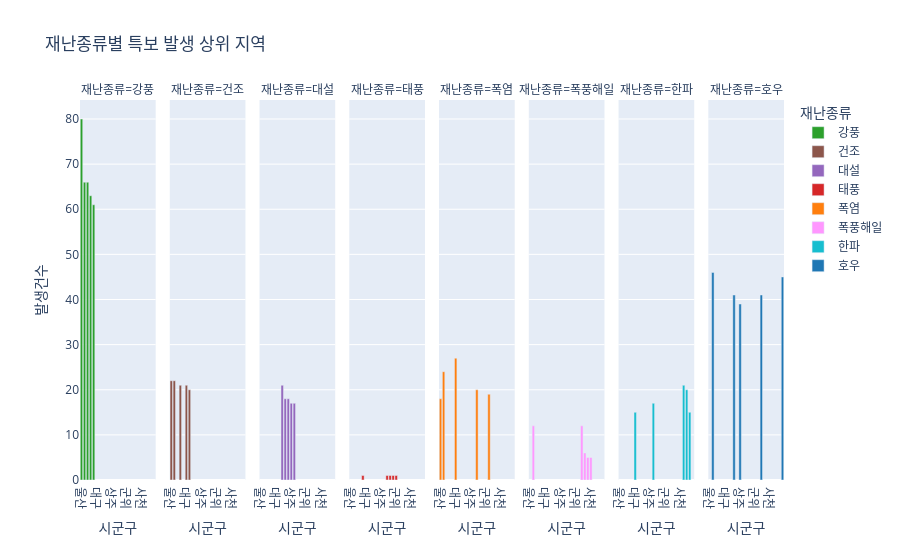

The notebook cell saved with this chart:
### Markdown cell above
#### 재난종류별 특보 발생 상위 지역

### Code cell
import plotly.express as px

top3 = calamity_type.groupby("재난종류").head()

fig = px.bar(
    top3,
    x="시군구",
    y="발생건수",
    color="재난종류",
    facet_col="재난종류",
    title="재난종류별 특보 발생 상위 지역",
    color_discrete_map={
        "호우": "#1f77b4",     # 파랑
        "폭염": "#ff7f0e",     # 주황
        "한파": "#17becf",     # 청록
        "강풍": "#2ca02c",     # 초록
        "태풍": "#d62728",     # 빨강
        "대설": "#9467bd",     # 보라
        "건조": "#8c564b",     # 갈색
        "풍랑해일": "#e377c2"  # 핑크
    }
)

fig.show()

### Figure 1 — Plotly figure (JSON) as saved in the notebook; plotly's stock layout.template omitted (floating-point values rounded to 4 significant figures)
{"data": [{"hovertemplate": "재난종류=강풍<br>시군구=%{x}<br>발생건수=%{y}<extra></extra>", "legendgroup": "강풍", "marker": {"color": "#2ca02c", "pattern": {"shape": ""}}, "name": "강풍", "orientation": "v", "showlegend": true, "textposition": "auto", "type": "bar", "x": ["울산", "부산", "영덕", "포항", "경주"], "xaxis": "x", "y": [80, 66, 66, 63, 61], "yaxis": "y"}, {"hovertemplate": "재난종류=건조<br>시군구=%{x}<br>발생건수=%{y}<extra></extra>", "legendgroup": "건조", "marker": {"color": "#8c564b", "pattern": {"shape": ""}}, "name": "건조", "orientation": "v", "showlegend": true, "textposition": "auto", "type": "bar", "x": ["부산", "울산", "대구", "포항", "창원"], "xaxis": "x2", "y": [22, 22, 21, 21, 20], "yaxis": "y2"}, {"hovertemplate": "재난종류=대설<br>시군구=%{x}<br>발생건수=%{y}<extra></extra>", "legendgroup": "대설", "marker": {"color": "#9467bd", "pattern": {"shape": ""}}, "name": "대설", "orientation": "v", "showlegend": true, "textposition": "auto", "type": "bar", "x": ["문경", "산청", "함양", "상주", "영주"], "xaxis": "x3", "y": [21, 18, 18, 17, 17], "yaxis": "y3"}, {"hovertemplate": "재난종류=태풍<br>시군구=%{x}<br>발생건수=%{y}<extra></extra>", "legendgroup": "태풍", "marker": {"color": "#d62728", "pattern": {"shape": ""}}, "name": "태풍", "orientation": "v", "showlegend": true, "textposition": "auto", "type": "bar", "x": ["경산", "경주", "고령", "구미", "군위"], "xaxis": "x4", "y": [1, 1, 1, 1, 1], "yaxis": "y4"}, {"hovertemplate": "재난종류=폭염<br>시군구=%{x}<br>발생건수=%{y}<extra></extra>", "legendgroup": "폭염", "marker": {"color": "#ff7f0e", "pattern": {"shape": ""}}, "name": "폭염", "orientation": "v", "showlegend": true, "textposition": "auto", "type": "bar", "x": ["대구", "부산", "경산", "김해", "울산"], "xaxis": "x5", "y": [27, 24, 20, 19, 18], "yaxis": "y5"}, {"hovertemplate": "재난종류=폭풍해일<br>시군구=%{x}<br>발생건수=%{y}<extra></extra>", "legendgroup": "폭풍해일", "marker": {"color": "#FF97FF", "pattern": {"shape": ""}}, "name": "폭풍해일", "orientation": "v", "showlegend": true, "textposition": "auto", "type": "bar", "x": ["거제", "부산", "통영", "고성", "사천"], "xaxis": "x6", "y": [12, 12, 6, 5, 5], "yaxis": "y6"}, {"hovertemplate": "재난종류=한파<br>시군구=%{x}<br>발생건수=%{y}<extra></extra>", "legendgroup": "한파", "marker": {"color": "#17becf", "pattern": {"shape": ""}}, "name": "한파", "orientation": "v", "showlegend": true, "textposition": "auto", "type": "bar", "x": ["청송", "의성", "영주", "대구", "안동"], "xaxis": "x7", "y": [21, 20, 17, 15, 15], "yaxis": "y7"}, {"hovertemplate": "재난종류=호우<br>시군구=%{x}<br>발생건수=%{y}<extra></extra>", "legendgroup": "호우", "marker": {"color": "#1f77b4", "pattern": {"shape": ""}}, "name": "호우", "orientation": "v", "showlegend": true, "textposition": "auto", "type": "bar", "x": ["부산", "하동", "거제", "산청", "상주"], "xaxis": "x8", "y": [46, 45, 41, 41, 39], "yaxis": "y8"}], "layout": {"annotations": [{"font": {}, "showarrow": false, "text": "재난종류=강풍", "x": 0.05375, "xanchor": "center", "xref": "paper", "y": 1, "yanchor": "bottom", "yref": "paper"}, {"font": {}, "showarrow": false, "text": "재난종류=건조", "x": 0.1812, "xanchor": "center", "xref": "paper", "y": 1, "yanchor": "bottom", "yref": "paper"}, {"font": {}, "showarrow": false, "text": "재난종류=대설", "x": 0.3087, "xanchor": "center", "xref": "paper", "y": 1, "yanchor": "bottom", "yref": "paper"}, {"font": {}, "showarrow": false, "text": "재난종류=태풍", "x": 0.4363, "xanchor": "center", "xref": "paper", "y": 1, "yanchor": "bottom", "yref": "paper"}, {"font": {}, "showarrow": false, "text": "재난종류=폭염", "x": 0.5637, "xanchor": "center", "xref": "paper", "y": 1, "yanchor": "bottom", "yref": "paper"}, {"font": {}, "showarrow": false, "text": "재난종류=폭풍해일", "x": 0.6912, "xanchor": "center", "xref": "paper", "y": 1, "yanchor": "bottom", "yref": "paper"}, {"font": {}, "showarrow": false, "text": "재난종류=한파", "x": 0.8188, "xanchor": "center", "xref": "paper", "y": 1, "yanchor": "bottom", "yref": "paper"}, {"font": {}, "showarrow": false, "text": "재난종류=호우", "x": 0.9463, "xanchor": "center", "xref": "paper", "y": 1, "yanchor": "bottom", "yref": "paper"}], "barmode": "relative", "legend": {"title": {"text": "재난종류"}, "tracegroupgap": 0}, "title": {"text": "재난종류별 특보 발생 상위 지역"}, "xaxis": {"anchor": "y", "domain": [0, 0.1075], "title": {"text": "시군구"}}, "xaxis2": {"anchor": "y2", "domain": [0.1275, 0.235], "matches": "x", "title": {"text": "시군구"}}, "xaxis3": {"anchor": "y3", "domain": [0.255, 0.3625], "matches": "x", "title": {"text": "시군구"}}, "xaxis4": {"anchor": "y4", "domain": [0.3825, 0.49], "matches": "x", "title": {"text": "시군구"}}, "xaxis5": {"anchor": "y5", "domain": [0.51, 0.6175], "matches": "x", "title": {"text": "시군구"}}, "xaxis6": {"anchor": "y6", "domain": [0.6375, 0.745], "matches": "x", "title": {"text": "시군구"}}, "xaxis7": {"anchor": "y7", "domain": [0.765, 0.8725], "matches": "x", "title": {"text": "시군구"}}, "xaxis8": {"anchor": "y8", "domain": [0.8925, 1], "matches": "x", "title": {"text": "시군구"}}, "yaxis": {"anchor": "x", "domain": [0, 1], "title": {"text": "발생건수"}}, "yaxis2": {"anchor": "x2", "domain": [0, 1], "matches": "y", "showticklabels": false}, "yaxis3": {"anchor": "x3", "domain": [0, 1], "matches": "y", "showticklabels": false}, "yaxis4": {"anchor": "x4", "domain": [0, 1], "matches": "y", "showticklabels": false}, "yaxis5": {"anchor": "x5", "domain": [0, 1], "matches": "y", "showticklabels": false}, "yaxis6": {"anchor": "x6", "domain": [0, 1], "matches": "y", "showticklabels": false}, "yaxis7": {"anchor": "x7", "domain": [0, 1], "matches": "y", "showticklabels": false}, "yaxis8": {"anchor": "x8", "domain": [0, 1], "matches": "y", "showticklabels": false}}}
